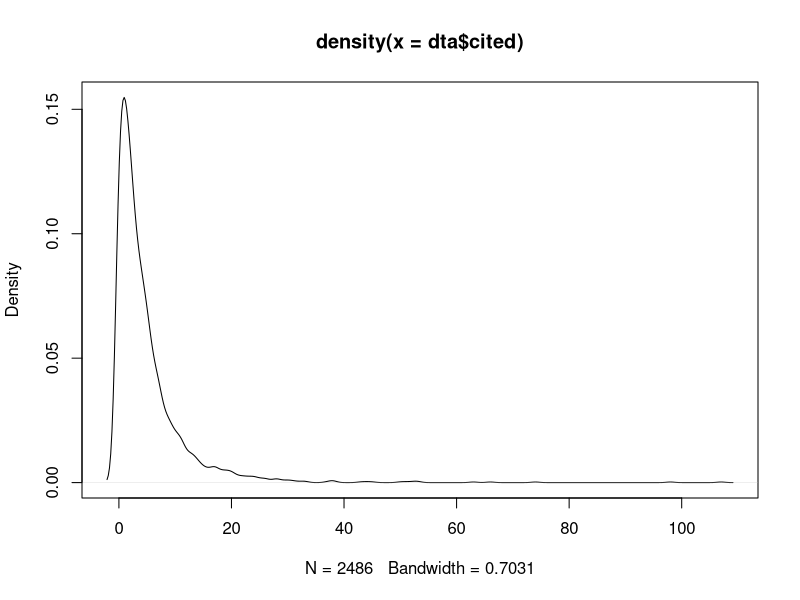
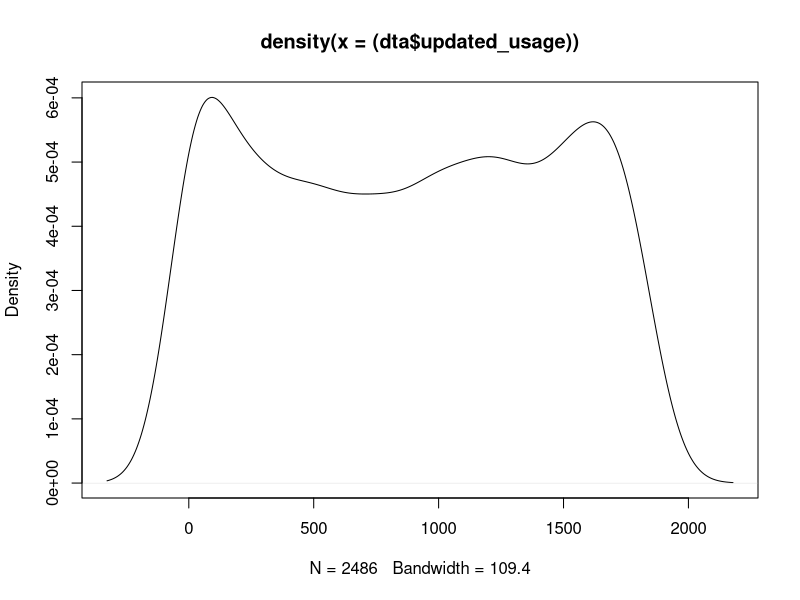
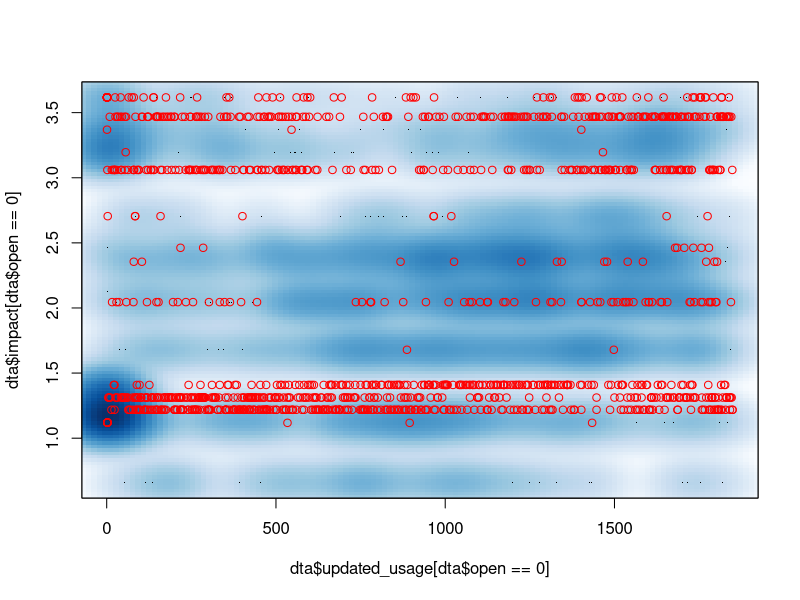
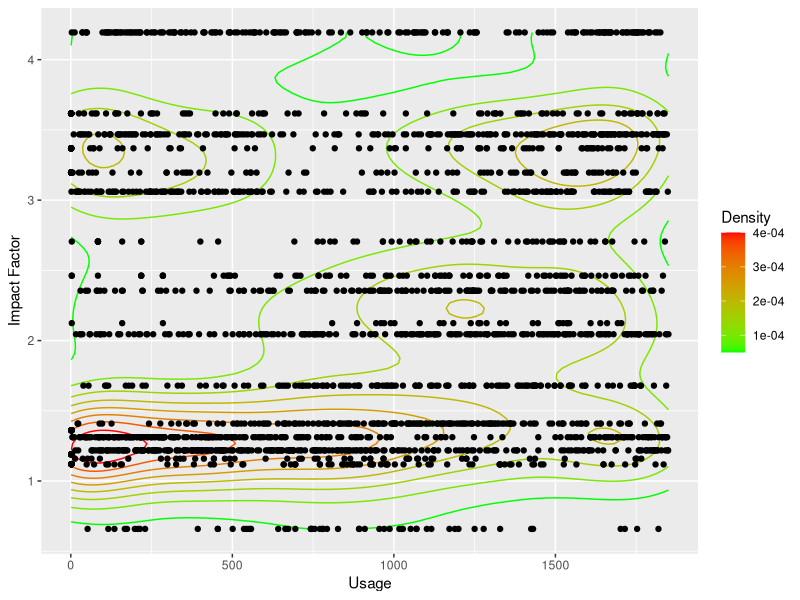
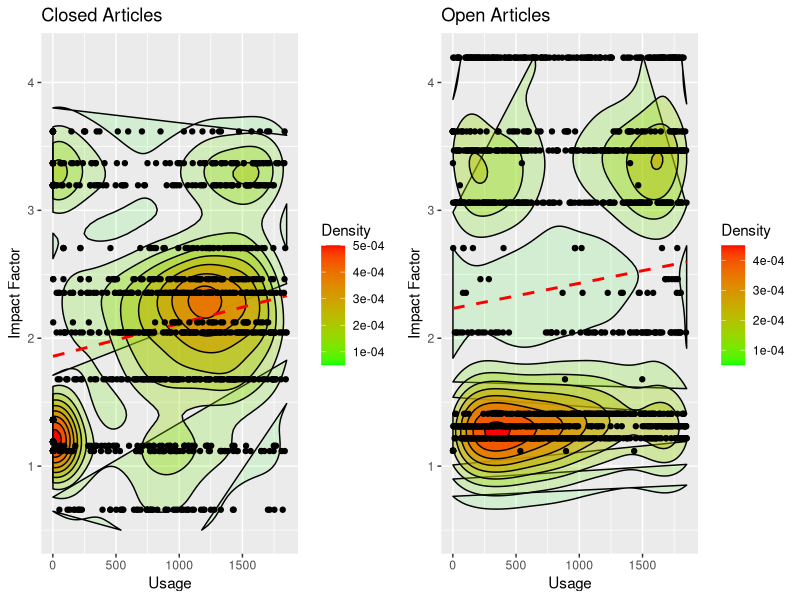

These figures' R source, in order:
## ---- chunk 1
knitr::opts_chunk$set(echo = TRUE)
## ---- chunk 2
library(ggplot2)
library(gridExtra)
library(psych)
library(MASS)
## ---- chunk 3
setwd("E:/USU/LEROUX/RESEARCH/TWEETS")
## ---- chunk 4
dta <- read.csv(file = "altmetrics_data.csv", header = TRUE)
## ---- chunk 5
dim(dta)
## ---- chunk 6
plot(density(dta$cited))

########## MODEL # 1 - NEGATIVE BINOMIAL ##########
## no interaction
## of note: the variable labeled 'open' refers to publicly accessible
fit1 <- glm.nb(formula = cited ~ open + references + bloggers + tweets + news_outlets + 
                                 facebook + mendeley + impact + time, data = dta)
summary(fit1)

## model with interaction (used in the manuscript)
fit2 <- glm.nb(formula = cited ~ open + references + bloggers + tweets + news_outlets + 
                                 facebook + mendeley + impact + time + open:impact, data = dta)
summary(fit2)
cbind(rate = exp(fit2$coefficients), CI = exp(confint(fit2)))
## ---- chunk 7
plot(density((dta$updated_usage)))

########## MODEL # 2 - OLS ##########
## no interaction
fit3 <- lm(formula = updated_usage ~ open + references + bloggers + tweets + news_outlets + 
                 facebook + mendeley + impact + time , data = dta)
summary(fit3)

## model with interaction (used in the manuscript)
fit4 <- lm(formula = updated_usage ~ open + references + bloggers + tweets + news_outlets + 
                 facebook + mendeley + impact + time + open:impact, data = dta)
summary(fit4)
cbind(estimate = fit4$coefficients, ci = confint(fit4))
## ---- chunk 8
smoothScatter(x = dta$updated_usage[dta$open == 0], y = dta$impact[dta$open == 0])
points(x = dta$updated_usage[dta$open == 1], y = dta$impact[dta$open == 1], col = "red")
## ---- chunk 9
commonTheme = list(labs(color = "Density", fill = "Density",
                        x = "Usage", y = "Impact Factor",
                        theme_bw(),
                        theme(legend.position = c(0,1),
                              legend.justification = c(0,1))))

ggplot(data = dta, aes(x = dta$updated_usage,y = dta$impact)) + 
  geom_density2d(aes(color = ..level..)) +
  scale_color_gradient(low = "green", high = "red") + 
  geom_point() + commonTheme
## ---- chunk 10
dta_closed <- dta[dta$open == 0 , ]
dta_open <- dta[dta$open == 1 , ]

plot1 <- ggplot(data=dta_closed, aes(x = updated_usage,y = impact)) + ggtitle("Closed Articles") + expand_limits(y = c(0.5, 4.2)) +
  stat_density2d(aes(fill = ..level..,alpha=..level..),geom = 'polygon', color = 'black') + 
  scale_fill_continuous(low = "green",high = "red") +
  geom_smooth(method = lm,linetype=2,colour = "red",se = F) + 
  guides(alpha = "none") +
  geom_point() + commonTheme

plot2 <- ggplot(data=dta_open, aes(x = updated_usage,y = impact)) + ggtitle("Open Articles") + expand_limits(y = c(0.5 ,4.2)) +
  stat_density2d(aes(fill = ..level..,alpha = ..level..), geom = 'polygon', color = 'black') + 
  scale_fill_continuous(low = "green", high = "red") +
  geom_smooth(method = lm,linetype = 2, colour = "red", se = F) + 
  guides(alpha = "none") +
  geom_point() + commonTheme

grid.arrange(plot1, plot2, ncol = 2)
